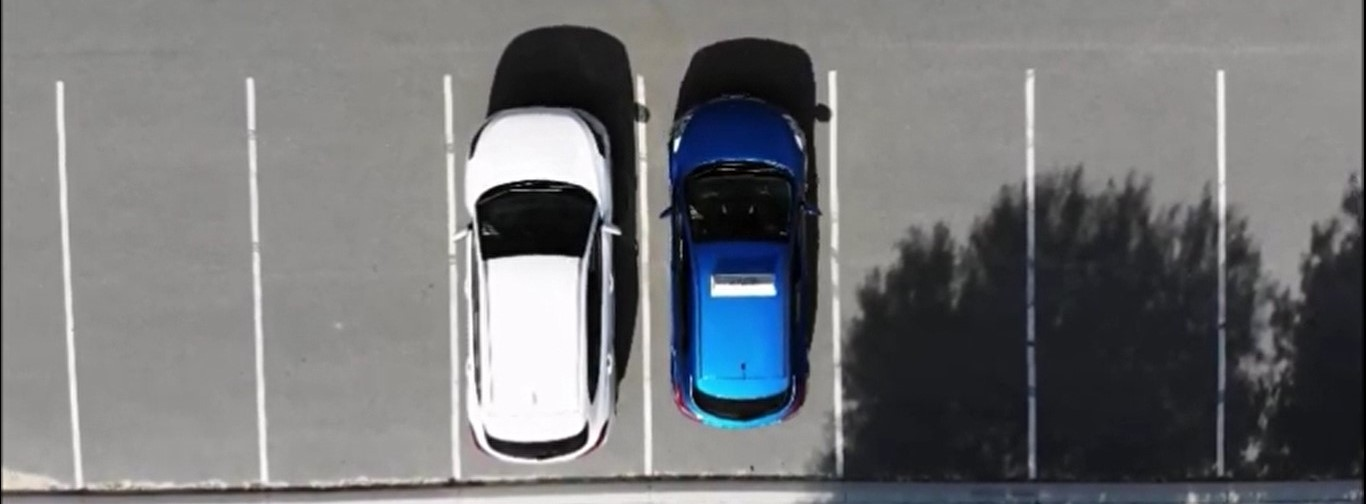
#> input picture parkingsys/parking6.jpg, 1366 x 504 px, found by its file name
$ python PRK8.PY
#> lines starting #> are read from the running program, lines starting #| are printed output that depends on the picture; after the words box and inside, x2 and y2 are one past the last pixel; in counts of white or black regions, pixels touching at a corner belong together
import cv2
import numpy as np

# Load the image (replace "parking_lot.jpg" with the actual image file)
image_path = r"C:\Users\ELVIS PROS\Desktop\computer vision projects\parkingsys\parking6.jpg"
image = cv2.imread(image_path)
#> image is the input picture: shape (504, 1366, 3); mean B, G, R 118.2, 116, 114.5

# Convert the image to grayscale
gray = cv2.cvtColor(image, cv2.COLOR_BGR2GRAY)
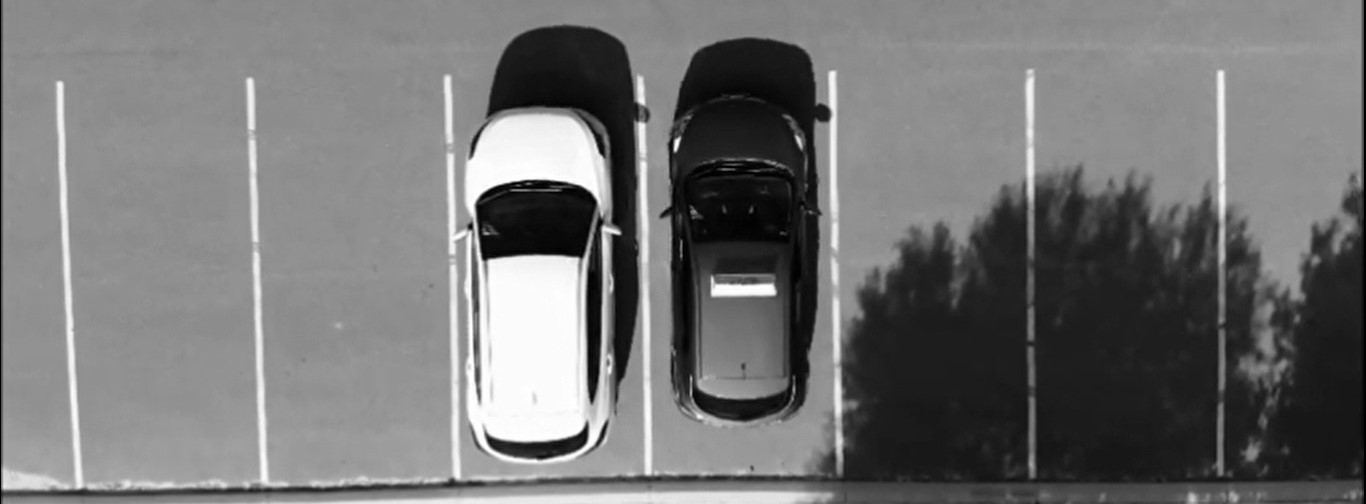
#> gray: shape (504, 1366); min 0, max 255, mean 115.8

# Apply edge detection (Canny)
edges = cv2.Canny(gray, 50, 150)
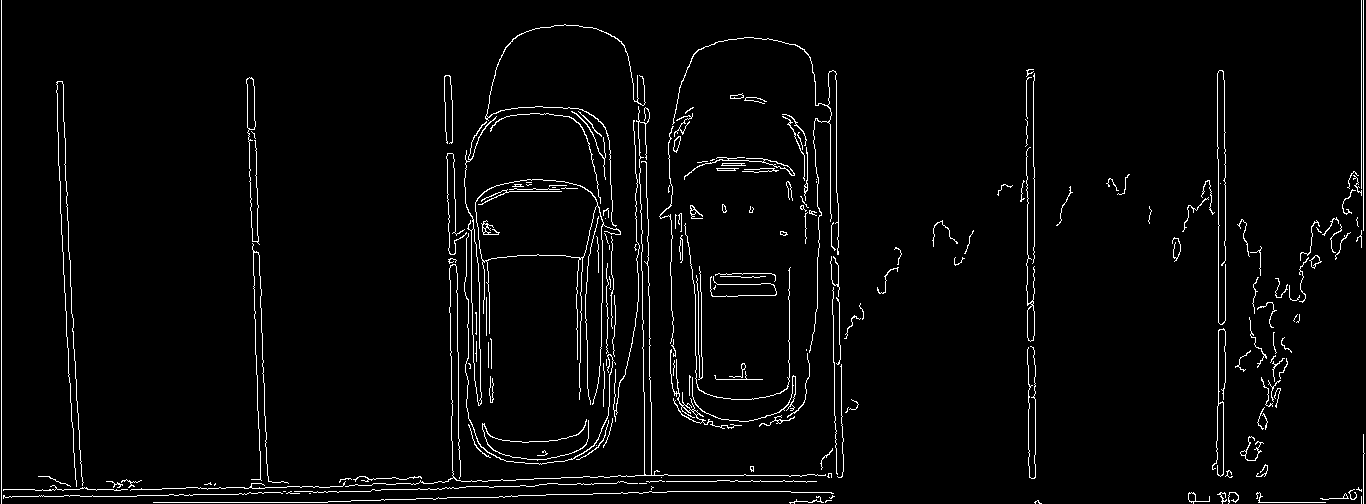
#> edges: shape (504, 1366); 3% white in thin lines or dots

# Find contours in the edges
contours, _ = cv2.findContours(edges, cv2.RETR_EXTERNAL, cv2.CHAIN_APPROX_SIMPLE)
#> contours = 195 contours, 168 with area under 20; largest, box (x1, y1, x2, y2) and area: (475, 179, 621, 405) 8258, (464, 116, 497, 406) 1104, (246, 77, 260, 245) 364, (1026, 147, 1035, 342) 238, (684, 157, 795, 180) 144

# Initialize empty and occupied parking spaces lists
empty_spaces = []
occupied_spaces = []

# Define a threshold area for parking spaces (adjust as needed)
min_area = 100

# Iterate over each contour
for contour in contours:
    area = cv2.contourArea(contour)
    if area > min_area:
        # Draw a bounding rectangle around the parking space
        x, y, w, h = cv2.boundingRect(contour)
        cv2.rectangle(image, (x, y), (x + w, y + h), (0, 255, 0), 2)  # Green for empty
        empty_spaces.append((x, y, w, h))
    else:
        # Draw a bounding rectangle around the car
        x, y, w, h = cv2.boundingRect(contour)
        cv2.rectangle(image, (x, y), (x + w, y + h), (0, 0, 255), 2)  # Red for occupied
        occupied_spaces.append((x, y, w, h))
#> this loop made 195 passes
#> (area, x, y, w, h) on passes 11, 40, 44, 46, 55, 59, 71: (60, 1188, 492, 22, 12), (42, 1240, 436, 24, 25), (36, 482, 419, 107, 42), (24.5, 759, 415, 36, 12), (29.5, 692, 375, 104, 47), (21, 729, 363, 17, 15), (96.5, 670, 349, 72, 80)
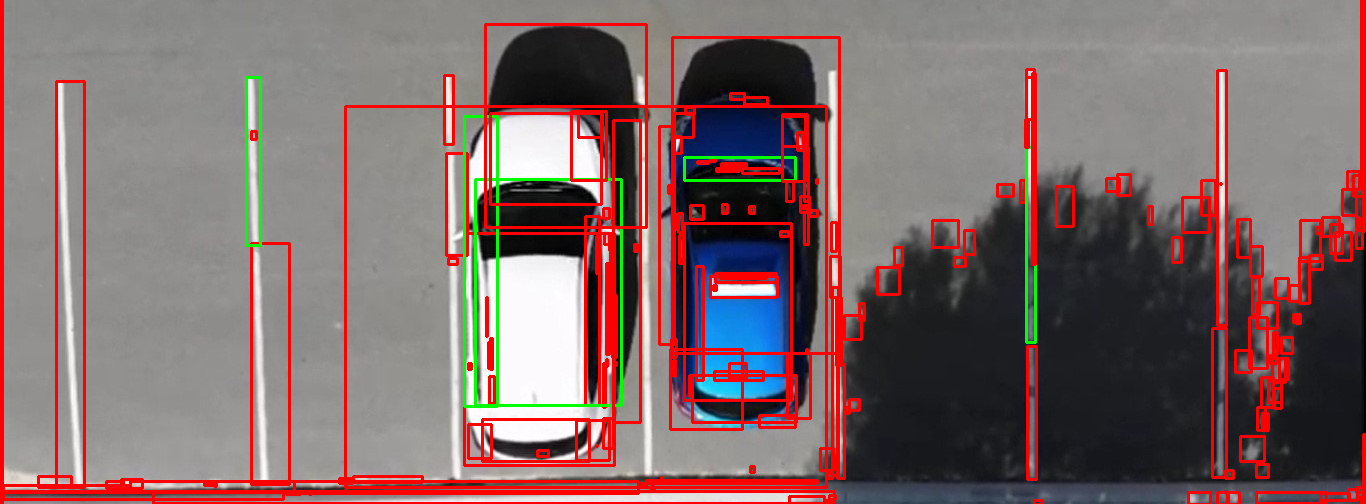
#> image: shape (504, 1366, 3); 10.9% of pixels changed, all inside (x1, y1, x2, y2) = (0, 0, 1366, 504)
#> after the loop, empty_spaces = [(475, 179, 146, 226), (684, 157, 111, 23), (1026, 147, 9, 195), (464, 116, 33, 290), (246, 77, 14, 168)]; occupied_spaces = 190 items, first 6: (1034, 500, 8, 4), (825, 500, 7, 3), (1361, 496, 1, 8), (789, 496, 35, 8), (829, 495, 6, 4), (1320, 493, 29, 7)

# Save the output image (replace "output_parking_lot.jpg" with the desired output file name)
output_path = "output_parking_lot.jpg"
cv2.imwrite(output_path, image)

# Print the number of empty and occupied parking spaces
print(f"Number of empty parking spaces: {len(empty_spaces)}")
#| Number of empty parking spaces: 5
print(f"Number of occupied parking spaces: {len(occupied_spaces)}")
#| Number of occupied parking spaces: 190
